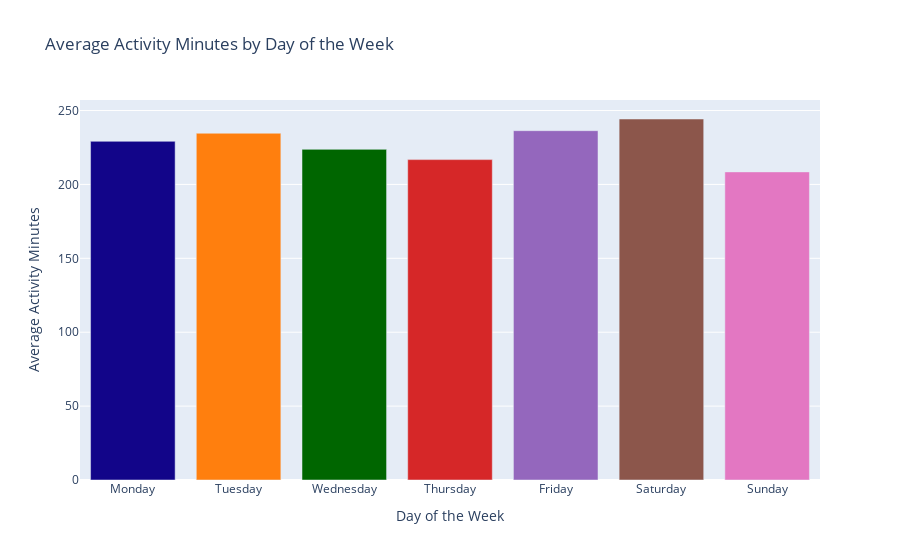

Notebook code cell kept with this figure:
### Code cell
# Create a bar chart using plotly.graph_objects
colors = ['#120589', '#ff7f0e', '#006600', '#d62728', '#9467bd', '#8c564b', '#e377c2']
fig = go.Figure(data=go.Bar(x=daily_avg_activity.index, y=daily_avg_activity.values, marker=dict(color=colors)))

# Customize the layout of the chart
fig.update_layout(
    title='Average Activity Minutes by Day of the Week',
    xaxis_title='Day of the Week',
    yaxis_title='Average Activity Minutes')

fig.show()

### Figure 1 — Plotly figure (JSON) as saved in the notebook; plotly's stock layout.template omitted (floating-point values rounded to 4 significant figures)
{"data": [{"marker": {"color": ["#120589", "#ff7f0e", "#006600", "#d62728", "#9467bd", "#8c564b", "#e377c2"]}, "type": "bar", "x": ["Monday", "Tuesday", "Wednesday", "Thursday", "Friday", "Saturday", "Sunday"], "y": [229.2, 234.6, 223.7, 216.8, 236.4, 244.3, 208.5]}], "layout": {"title": {"text": "Average Activity Minutes by Day of the Week"}, "xaxis": {"title": {"text": "Day of the Week"}}, "yaxis": {"title": {"text": "Average Activity Minutes"}}}}
